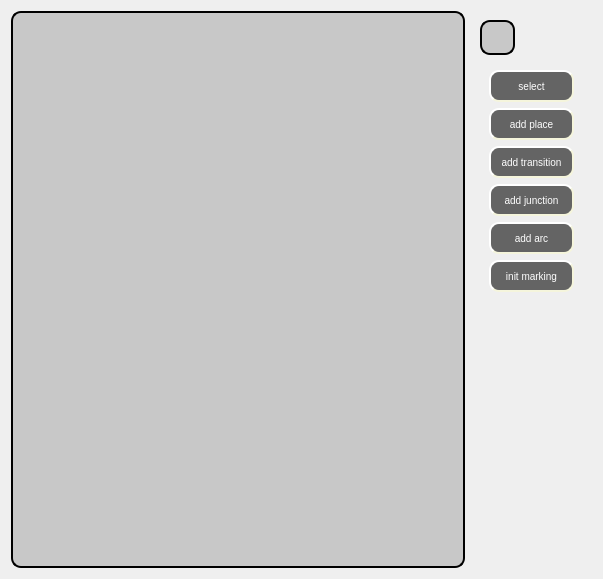
<?xml version="1.0" encoding="UTF-8"?>
<ui version="4.0">
 <class>view::spenat::DeclGraphEditView</class>
 <widget class="QWidget" name="view::spenat::DeclGraphEditView">
  <property name="geometry">
   <rect>
    <x>0</x>
    <y>0</y>
    <width>603</width>
    <height>579</height>
   </rect>
  </property>
  <property name="windowTitle">
   <string>Form</string>
  </property>
  <layout class="QHBoxLayout" name="horizontalLayout">
   <item>
    <widget class="view::spenat::DeclGraphView" name="_declGraphView">
     <property name="styleSheet">
      <string notr="true">color: rgb(0, 0, 0);
background-color: rgb(200, 200, 200);
border-color: darkbrown;
border-style: outset;
border-width: 2px;
border-radius: 10px;</string>
     </property>
    </widget>
   </item>
   <item>
    <widget class="QWidget" name="widget" native="true">
     <layout class="QVBoxLayout" name="verticalLayout">
      <item>
       <widget class="QToolButton" name="_showToolbarButton">
        <property name="styleSheet">
         <string notr="true">QToolButton {
	color: rgb(0, 0, 0);
	background-color: rgb(200, 200, 200);
	 border-color: darkbrown;
     border-style: outset;
     border-width: 2px;
     border-radius: 10px;
     font: 10px;
     padding: 6px;
	image: url(:/mobata/images/right.png)
 }
QToolButton:checked {
	color: rgb(0, 0, 0);
	background-color: rgb(200, 200, 200);
	 border-color: darkbrown;
     border-style: inset;
	image: url(:/mobata/images/left.png)
 }</string>
        </property>
        <property name="text">
         <string/>
        </property>
        <property name="iconSize">
         <size>
          <width>16</width>
          <height>16</height>
         </size>
        </property>
        <property name="checkable">
         <bool>true</bool>
        </property>
        <property name="arrowType">
         <enum>Qt::NoArrow</enum>
        </property>
       </widget>
      </item>
      <item>
       <widget class="QWidget" name="_declEditToolbar" native="true">
        <property name="styleSheet">
         <string notr="true">QToolButton {
	color: rgb(255, 255, 255);
	background-color: rgb(100, 100, 100);
     border-style: outset;
     border-width: 2px;
     border-radius: 10px;
     border-color: beige;
     font: 10px;
     padding: 6px;
 }
QToolButton:checked {
	color: rgb(0, 0, 0);
	background-color: rgb(200, 200, 200);
	 border-color: darkbrown;
     border-style: inset;
 }</string>
        </property>
        <layout class="QVBoxLayout" name="verticalLayout_4">
         <item>
          <widget class="QToolButton" name="_selectButton">
           <property name="sizePolicy">
            <sizepolicy hsizetype="Minimum" vsizetype="Preferred">
             <horstretch>0</horstretch>
             <verstretch>0</verstretch>
            </sizepolicy>
           </property>
           <property name="text">
            <string>select</string>
           </property>
           <property name="icon">
            <iconset>
             <normaloff>:/mobata/images/select.png</normaloff>:/mobata/images/select.png</iconset>
           </property>
           <property name="iconSize">
            <size>
             <width>32</width>
             <height>32</height>
            </size>
           </property>
           <property name="toolButtonStyle">
            <enum>Qt::ToolButtonTextUnderIcon</enum>
           </property>
          </widget>
         </item>
         <item>
          <widget class="QToolButton" name="_addPlaceButton">
           <property name="sizePolicy">
            <sizepolicy hsizetype="Minimum" vsizetype="Preferred">
             <horstretch>0</horstretch>
             <verstretch>0</verstretch>
            </sizepolicy>
           </property>
           <property name="text">
            <string>add place</string>
           </property>
           <property name="icon">
            <iconset>
             <normaloff>:/mobata/images/spenat/place.png</normaloff>:/mobata/images/spenat/place.png</iconset>
           </property>
           <property name="iconSize">
            <size>
             <width>32</width>
             <height>32</height>
            </size>
           </property>
           <property name="toolButtonStyle">
            <enum>Qt::ToolButtonTextUnderIcon</enum>
           </property>
          </widget>
         </item>
         <item>
          <widget class="QToolButton" name="_addTransButton">
           <property name="sizePolicy">
            <sizepolicy hsizetype="Minimum" vsizetype="Preferred">
             <horstretch>0</horstretch>
             <verstretch>0</verstretch>
            </sizepolicy>
           </property>
           <property name="text">
            <string>add transition</string>
           </property>
           <property name="icon">
            <iconset>
             <normaloff>:/mobata/images/spenat/transition.png</normaloff>:/mobata/images/spenat/transition.png</iconset>
           </property>
           <property name="iconSize">
            <size>
             <width>32</width>
             <height>32</height>
            </size>
           </property>
           <property name="toolButtonStyle">
            <enum>Qt::ToolButtonTextUnderIcon</enum>
           </property>
          </widget>
         </item>
         <item>
          <widget class="QToolButton" name="_addJunctionButton">
           <property name="sizePolicy">
            <sizepolicy hsizetype="Minimum" vsizetype="Preferred">
             <horstretch>0</horstretch>
             <verstretch>0</verstretch>
            </sizepolicy>
           </property>
           <property name="text">
            <string>add junction</string>
           </property>
           <property name="icon">
            <iconset>
             <normaloff>:/mobata/images/spenat/junction.png</normaloff>:/mobata/images/spenat/junction.png</iconset>
           </property>
           <property name="iconSize">
            <size>
             <width>32</width>
             <height>32</height>
            </size>
           </property>
           <property name="toolButtonStyle">
            <enum>Qt::ToolButtonTextUnderIcon</enum>
           </property>
          </widget>
         </item>
         <item>
          <widget class="QToolButton" name="_addArcButton">
           <property name="sizePolicy">
            <sizepolicy hsizetype="Minimum" vsizetype="Preferred">
             <horstretch>0</horstretch>
             <verstretch>0</verstretch>
            </sizepolicy>
           </property>
           <property name="text">
            <string>add arc</string>
           </property>
           <property name="icon">
            <iconset>
             <normaloff>:/mobata/images/spenat/arc.png</normaloff>:/mobata/images/spenat/arc.png</iconset>
           </property>
           <property name="iconSize">
            <size>
             <width>32</width>
             <height>32</height>
            </size>
           </property>
           <property name="toolButtonStyle">
            <enum>Qt::ToolButtonTextUnderIcon</enum>
           </property>
          </widget>
         </item>
         <item>
          <widget class="QToolButton" name="_initMarkingButton">
           <property name="sizePolicy">
            <sizepolicy hsizetype="Preferred" vsizetype="Preferred">
             <horstretch>0</horstretch>
             <verstretch>0</verstretch>
            </sizepolicy>
           </property>
           <property name="text">
            <string>init marking</string>
           </property>
           <property name="icon">
            <iconset>
             <normaloff>:/mobata/images/spenat/marking.png</normaloff>:/mobata/images/spenat/marking.png</iconset>
           </property>
           <property name="iconSize">
            <size>
             <width>32</width>
             <height>32</height>
            </size>
           </property>
           <property name="toolButtonStyle">
            <enum>Qt::ToolButtonTextUnderIcon</enum>
           </property>
          </widget>
         </item>
        </layout>
       </widget>
      </item>
      <item>
       <spacer name="verticalSpacer">
        <property name="orientation">
         <enum>Qt::Vertical</enum>
        </property>
        <property name="sizeHint" stdset="0">
         <size>
          <width>20</width>
          <height>40</height>
         </size>
        </property>
       </spacer>
      </item>
     </layout>
    </widget>
   </item>
  </layout>
 </widget>
 <customwidgets>
  <customwidget>
   <class>view::spenat::DeclGraphView</class>
   <extends>QGraphicsView</extends>
   <header location="global">mobatawidgets/spenat/declgraphview.hpp</header>
  </customwidget>
 </customwidgets>
 <resources/>
 <connections>
  <connection>
   <sender>_showToolbarButton</sender>
   <signal>toggled(bool)</signal>
   <receiver>_declEditToolbar</receiver>
   <slot>setHidden(bool)</slot>
   <hints>
    <hint type="sourcelabel">
     <x>496</x>
     <y>27</y>
    </hint>
    <hint type="destinationlabel">
     <x>530</x>
     <y>50</y>
    </hint>
   </hints>
  </connection>
 </connections>
</ui>
